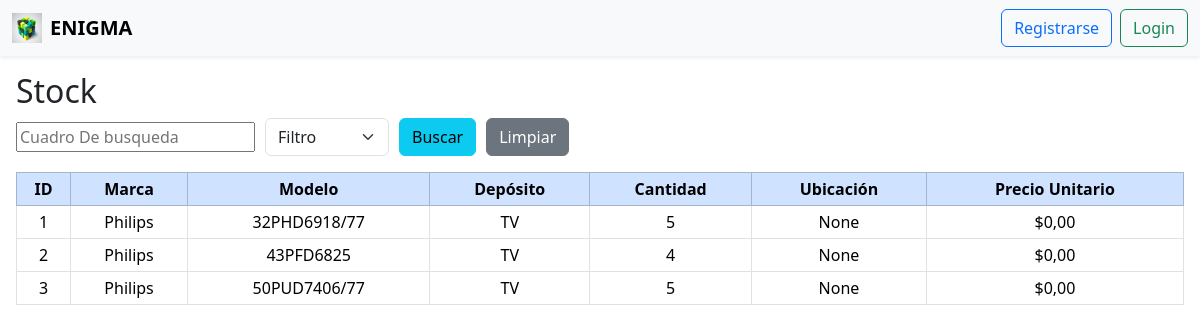
Page /stock/stock/ on the earlier database version.
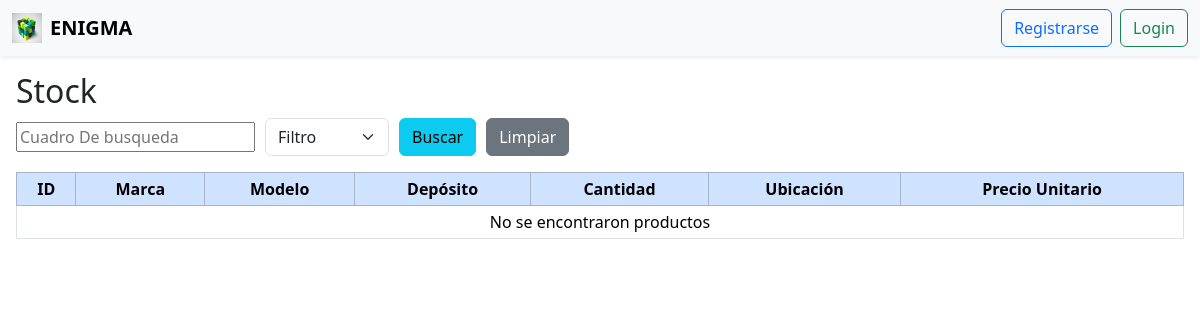
Same page on the later database version.
### apps/stock/models.py (models this page shows, shortened)
class StockProductos(models.Model):
    id = models.AutoField(primary_key=True)
    producto_id = models.ForeignKey('ingresos.Productos', on_delete=models.CASCADE)
    deposito_id = models.ForeignKey('stock.Depositos', on_delete=models.CASCADE)
    cantidad_total = models.IntegerField()
    ubicacion = models.CharField(max_length=100, blank=True, null=True)
    precio_unitario = models.DecimalField(max_digits=10, decimal_places=2, default=0.00)

class Depositos(models.Model):
    id = models.AutoField(primary_key=True)
    nombre = models.CharField(max_length=50)

### apps/ingresos/models.py (models this page shows, shortened)
class Productos(models.Model):
    id = models.AutoField(primary_key=True)
    marca = models.CharField(max_length=30)
    modelo = models.CharField(max_length=50, unique=True)

### apps/stock/views.py (the view, shortened to what this page needs)
# urls.py: path('stock/', StockView.as_view(), name="stock"),
class StockView(View):
    def get(self, request):
        productos = StockProductos.objects.select_related('producto_id', 'deposito_id').all()
        busqueda = request.GET.get('busqueda')
        filtro = request.GET.get('filtro')
        return render(request, 'stock.html', {
            'productos': productos,
            'show_navbar': True
        })

### apps/stock/templates/stock.html (shortened to what this page needs)
{% extends "base.html" %}
{% block content %}
<h2>Stock</h2>
<form method="get" style="display: flex; gap: 10px; flex-wrap: wrap; align-items: center; margin-bottom: 1rem;">
<input type="text" name="busqueda" placeholder="Cuadro De busqueda" value="{{ request.GET.busqueda }}">
<select name="filtro" class="form-select w-auto">
    <option value="">Filtro</option>
</select>
<button class="btn btn-info" type="submit">Buscar</button>
<a class="btn btn-secondary" href="{% url 'stock' %}">Limpiar</a>
</form>
<table class="table table-bordered table-hover table-sm align-middle text-center w-100">
<thead class="table-primary">
    <tr>
        <th>ID</th>
        <th>Marca</th>
        <th>Modelo</th>
        <th>Depósito</th>
        <th>Cantidad</th>
        <th>Ubicación</th>
        <th>Precio Unitario</th>
    </tr>
</thead>
<tbody>
    {% for producto in productos %}
    <tr>
        <td>{{ producto.id }}</td>
        <td>{{ producto.producto_id.marca }}</td>
        <td>{{ producto.producto_id.modelo }}</td>
        <td>{{ producto.deposito_id.nombre }}</td>
        <td>{{ producto.cantidad_total }}</td>
        <td>{{ producto.ubicacion }}</td>
        <td>${{ producto.precio_unitario }}</td>
    </tr>
    {% empty %}
    <tr>
        <td colspan="7">No se encontraron productos</td>
    </tr>
    {% endfor %}
</tbody>
</table>
{% endblock %}

### templates/base.html (shortened to what this page needs)
{% load static %}
<!DOCTYPE html>
<html lang="es">
<head>
    <link href="https://cdn.jsdelivr.net/npm/bootstrap@5.3.3/dist/css/bootstrap.min.css" rel="stylesheet">
    <link rel="stylesheet" href="{% static 'css/style.css' %}">
    <link rel="stylesheet" href="{% static 'css/ordenes.css' %}">
</head>
<body class="d-flex flex-column min-vh-100">
    {% include 'includes/header.html' %}
    <div class="d-flex flex-grow-1">
        <main class="flex-grow-1 p-3 overflow-auto">
            {% block content %}{% endblock %}
        </main>
    </div>
</body>
</html>

### templates/includes/header.html
{% load static %}
<nav class="navbar navbar-expand-lg navbar-light bg-light shadow-sm">
  <div class="container-fluid">
    <a class="navbar-brand d-flex align-items-center" href="{% url 'core:home' %}">
      <img src="{% static 'img/enigma_img.jpg' %}" alt="LOGO DE RUBIC ENIGMA" width="30" height="30" class="me-2">
      <span class="fw-bold">ENIGMA</span>
    </a>
    <div class="d-flex ms-auto">
      {% if user.is_authenticated %}
        <div class="dropdown">
          <a class="btn btn-outline-secondary dropdown-toggle" href="#" role="button" id="dropdownUser" data-bs-toggle="dropdown" aria-expanded="false">
            {{ user.username }} (rol {{ user.rol }})
          </a>
          <ul class="dropdown-menu dropdown-menu-end" aria-labelledby="dropdownUser">
            <li>
              <form action="{% url 'usuarios:logout' %}" method="post" class="d-inline">
                {% csrf_token %}
                <button type="submit" class="dropdown-item">Cerrar sesión</button>
              </form>
            </li>
          </ul>
        </div>
      {% else %}
        <a href="{% url 'usuarios:register' %}" class="btn btn-outline-primary me-2">Registrarse</a>
        <a href="{% url 'usuarios:login' %}" class="btn btn-outline-success">Login</a>
      {% endif %}
    </div>
  </div>
</nav>

Differences in the rows shown:
removed StockProductos: id "1", producto_id.marca "Philips", producto_id.modelo "32PHD6918/77", deposito_id.nombre "TV", cantidad_total "5", ubicacion "None", precio_unitario "0,00"
removed StockProductos: id "2", producto_id.marca "Philips", producto_id.modelo "43PFD6825", deposito_id.nombre "TV", cantidad_total "4", ubicacion "None", precio_unitario "0,00"
removed StockProductos: id "3", producto_id.marca "Philips", producto_id.modelo "50PUD7406/77", deposito_id.nombre "TV", cantidad_total "5", ubicacion "None", precio_unitario "0,00"
Other differences:
text now shown: "No se encontraron productos"
